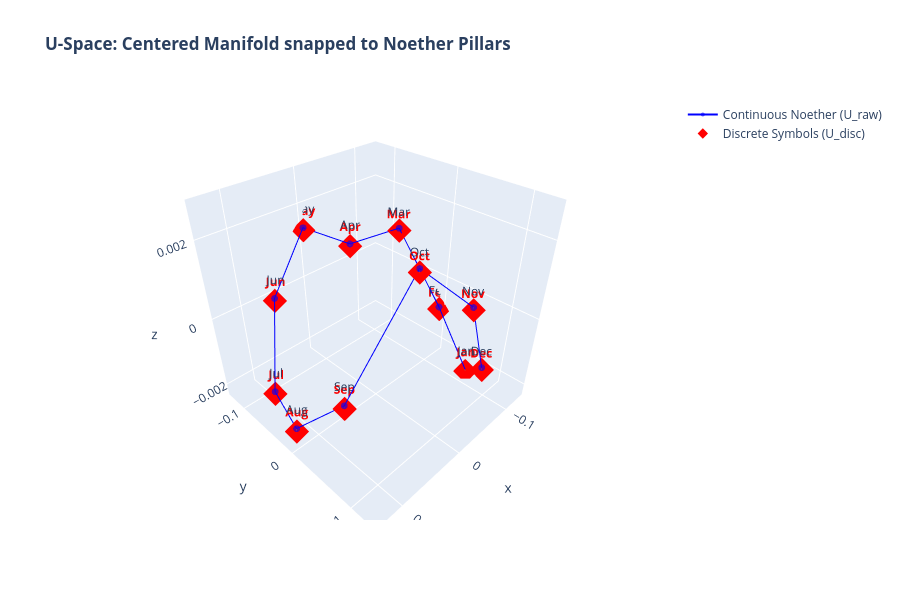
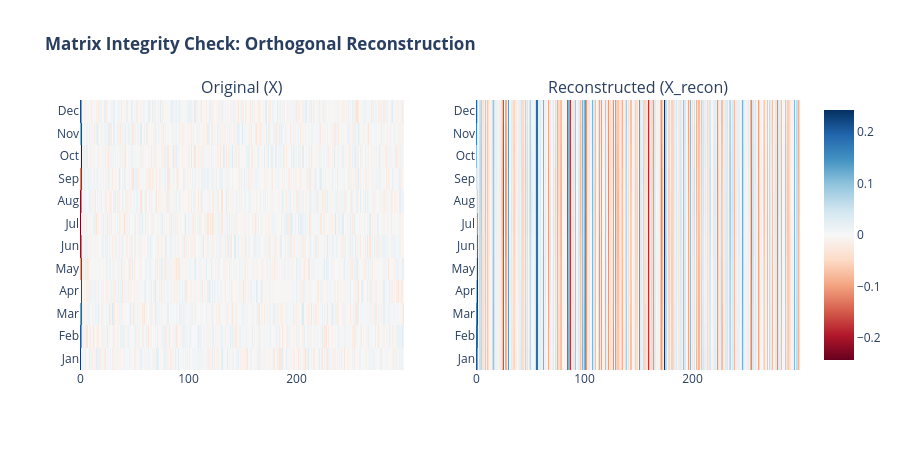

Notebook code cell kept with these figures, in order:
### Code cell
import torch
import torch.nn as nn
import torch.nn.functional as F
import torch.nn.utils.parametrizations as P
import torch.optim as optim
import numpy as np
import pandas as pd
import plotly.graph_objects as go
from plotly.subplots import make_subplots
from sklearn.decomposition import PCA

# ==========================================
# 1. 모델 구성 요소 (VQ, MaxNorm, Two-Tower)
# ==========================================
class VectorQuantizer(nn.Module):
    def __init__(self, num_codes, d_model, commitment_cost=0.25):
        super().__init__()
        self.codebook = nn.Embedding(num_codes, d_model)
        self.codebook.weight.data.uniform_(-1.0 / num_codes, 1.0 / num_codes)
        self.commitment_cost = commitment_cost

    def forward(self, inputs):
        input_flat = inputs.reshape(-1, inputs.size(-1))
        distances = (torch.sum(input_flat**2, dim=1, keepdim=True) 
                     + torch.sum(self.codebook.weight**2, dim=1)
                     - 2 * torch.matmul(input_flat, self.codebook.weight.t()))
        encoding_indices = torch.argmin(distances, dim=1)
        quantized = self.codebook(encoding_indices).reshape(inputs.shape)
        vq_loss = torch.mean((quantized.detach() - inputs)**2) + \
                  self.commitment_cost * torch.mean((quantized - inputs.detach())**2)
        quantized = inputs + (quantized - inputs).detach()
        return quantized, vq_loss

class MaxNormActivation(nn.Module):
    def __init__(self, epsilon=1e-8):
        super().__init__()
        self.epsilon = epsilon
    def forward(self, x: torch.Tensor) -> torch.Tensor:
        energy = x.pow(2)
        max_val = torch.max(energy, dim=1, keepdim=True)[0]
        return x / (torch.sqrt(max_val) + self.epsilon) # 🌟 에너지 스케일 복원

class OrthogonalTwoTowerMINA(nn.Module):
    def __init__(self, d_model=300, n_rank=4, num_codes=300):
        super().__init__()
        self.d_model = d_model
        self.n_rank = n_rank
        # exp1의 핵심: 직교 행렬 W와 V
        self.W_rot = P.orthogonal(nn.Linear(d_model, d_model, bias=False))
        self.V_basis = P.orthogonal(nn.Linear(d_model, n_rank, bias=False))
        self.film_gen = nn.Linear(d_model, d_model * 2)
        self.max_norm = MaxNormActivation()
        self.vq = VectorQuantizer(num_codes, d_model)

    def forward(self, x):
        film = self.film_gen(x)
        gamma, beta = film.chunk(2, dim=-1)
        x_mod = (1 + gamma) * x + beta
        
        # Forward: Rotation W -> Projection V
        x_rot = self.W_rot(x_mod)
        u_raw = F.linear(x_rot, self.V_basis.weight)
        u_discrete = self.max_norm(u_raw)
        
        # VQ (선택사항: 기호적 방향성 확정)
        v_targets = u_discrete.unsqueeze(2) * self.V_basis.weight.unsqueeze(0)
        u_quant, vq_loss = self.vq(v_targets)
        
        # Reverse: Reconstruction (u @ V) @ W^T
        x_rot_recon = u_discrete @ self.V_basis.weight
        x_recon = x_rot_recon @ self.W_rot.weight # Inverse Rotation
        
        return u_raw, u_discrete, x_recon, vq_loss

# ==========================================
# 2. 데이터 영점 조절 및 학습
# ==========================================
manifold_mean = X_real.mean(dim=0, keepdim=True)
X_centered = X_real - manifold_mean

model = OrthogonalTwoTowerMINA(d_model=300, n_rank=4, num_codes=32)
optimizer = optim.Adam(model.parameters(), lr=0.005)

for epoch in range(1001):
    optimizer.zero_grad()
    u_raw, u_disc, x_recon, vq_loss = model(X_centered)
    
    x_shifted = torch.roll(X_centered, shifts=1, dims=0)
    u_shifted, _, _, _ = model(x_shifted)
    
    l_recon = F.mse_loss(x_recon, X_centered)
    l_inv = F.mse_loss(u_disc, u_shifted)
    
    total_loss = (20.0 * l_recon) + (15.0 * l_inv) + vq_loss
    total_loss.backward()
    optimizer.step()
    
    if epoch % 200 == 0:
        print(f"Epoch {epoch:4d} | Recon: {l_recon.item():.6f} | Noether Gap: {l_inv.item():.6f}")

# ==========================================
# 3. 🌟 시각화 파트 (exp1 스타일)
# ==========================================
model.eval()
with torch.no_grad():
    u_raw_final, u_disc_final, x_recon_final, _ = model(X_centered)

# PCA로 3차원 축소
pca = PCA(n_components=3)
u_raw_pca = pca.fit_transform(u_raw_final.numpy())
u_disc_pca = pca.transform(u_disc_final.numpy())

# --- Figure 1: 3D U-Space 시각화 ---
fig1 = go.Figure()
fig1.add_trace(go.Scatter3d(
    x=u_raw_pca[:, 0], y=u_raw_pca[:, 1], z=u_raw_pca[:, 2],
    mode='lines+markers+text', name='Continuous Noether (U_raw)',
    text=months, marker=dict(size=4, color='blue', opacity=0.6),
    line=dict(color='blue', width=2)
))
fig1.add_trace(go.Scatter3d(
    x=u_disc_pca[:, 0], y=u_disc_pca[:, 1], z=u_disc_pca[:, 2],
    mode='markers+text', name='Discrete Symbols (U_disc)',
    text=months, marker=dict(size=8, color='red', symbol='diamond'),
    textfont=dict(color='red', size=12, weight='bold')
))
# 연속값과 이산값 연결
for i in range(12):
    fig1.add_trace(go.Scatter3d(
        x=[u_raw_pca[i, 0], u_disc_pca[i, 0]],
        y=[u_raw_pca[i, 1], u_disc_pca[i, 1]],
        z=[u_raw_pca[i, 2], u_disc_pca[i, 2]],
        mode='lines', showlegend=False, line=dict(color='gray', dash='dot', width=1.5)
    ))
fig1.update_layout(title="<b>U-Space: Centered Manifold snapped to Noether Pillars</b>", width=900, height=600)
fig1.show()

# --- Figure 2: 복원 무결성 히트맵 ---
fig2 = make_subplots(rows=1, cols=2, subplot_titles=("Original (X)", "Reconstructed (X_recon)"))
fig2.add_trace(go.Heatmap(z=X_centered.numpy(), y=months, colorscale='RdBu', zmid=0, showscale=False), row=1, col=1)
fig2.add_trace(go.Heatmap(z=x_recon_final.numpy(), y=months, colorscale='RdBu', zmid=0), row=1, col=2)
fig2.update_layout(title="<b>Matrix Integrity Check: Orthogonal Reconstruction</b>", width=900, height=450)
fig2.show()

### Figure 1 — Plotly figure (JSON) as saved in the notebook; plotly's stock layout.template omitted (floating-point values rounded to 4 significant figures)
{"data": [{"line": {"color": "blue", "width": 2}, "marker": {"color": "blue", "opacity": 0.6, "size": 4}, "mode": "lines+markers+text", "name": "Continuous Noether (U_raw)", "text": ["Jan", "Feb", "Mar", "Apr", "May", "Jun", "Jul", "Aug", "Sep", "Oct", "Nov", "Dec"], "type": "scatter3d", "x": [-0.1143, -0.1301, -0.1111, -0.06317, 0.0004226, 0.06668, 0.1145, 0.1321, 0.1122, 0.06343, -0.002402, -0.06827], "y": [0.06054, -0.00339, -0.06482, -0.1101, -0.1268, -0.1096, -0.06186, 0.002249, 0.06416, 0.1119, 0.1277, 0.1101], "z": [-0.002147, -0.0009067, 0.001107, 0.0006715, 0.001429, 0.0001473, -0.00162, -0.001645, -0.0003419, 0.002725, 0.001515, -0.0009349]}, {"marker": {"color": "red", "size": 8, "symbol": "diamond"}, "mode": "markers+text", "name": "Discrete Symbols (U_disc)", "text": ["Jan", "Feb", "Mar", "Apr", "May", "Jun", "Jul", "Aug", "Sep", "Oct", "Nov", "Dec"], "textfont": {"color": "red", "size": 12, "weight": "bold"}, "type": "scatter3d", "x": [-0.1145, -0.1304, -0.1114, -0.06331, 0.0004185, 0.06682, 0.1148, 0.1325, 0.1124, 0.06357, -0.002411, -0.06841], "y": [0.06065, -0.003403, -0.06497, -0.1103, -0.1271, -0.1099, -0.062, 0.002246, 0.06431, 0.1121, 0.1279, 0.1103], "z": [-0.002205, -0.0009691, 0.001042, 0.0006077, 0.001365, 8.111e-05, -0.001688, -0.001729, -0.0004186, 0.002658, 0.001459, -0.001]}, {"line": {"color": "gray", "dash": "dot", "width": 1.5}, "mode": "lines", "showlegend": false, "type": "scatter3d", "x": [-0.1143, -0.1145], "y": [0.06054, 0.06065], "z": [-0.002147, -0.002205]}, {"line": {"color": "gray", "dash": "dot", "width": 1.5}, "mode": "lines", "showlegend": false, "type": "scatter3d", "x": [-0.1301, -0.1304], "y": [-0.00339, -0.003403], "z": [-0.0009067, -0.0009691]}, {"line": {"color": "gray", "dash": "dot", "width": 1.5}, "mode": "lines", "showlegend": false, "type": "scatter3d", "x": [-0.1111, -0.1114], "y": [-0.06482, -0.06497], "z": [0.001107, 0.001042]}, {"line": {"color": "gray", "dash": "dot", "width": 1.5}, "mode": "lines", "showlegend": false, "type": "scatter3d", "x": [-0.06317, -0.06331], "y": [-0.1101, -0.1103], "z": [0.0006715, 0.0006077]}, {"line": {"color": "gray", "dash": "dot", "width": 1.5}, "mode": "lines", "showlegend": false, "type": "scatter3d", "x": [0.0004226, 0.0004185], "y": [-0.1268, -0.1271], "z": [0.001429, 0.001365]}, {"line": {"color": "gray", "dash": "dot", "width": 1.5}, "mode": "lines", "showlegend": false, "type": "scatter3d", "x": [0.06668, 0.06682], "y": [-0.1096, -0.1099], "z": [0.0001473, 8.111e-05]}, {"line": {"color": "gray", "dash": "dot", "width": 1.5}, "mode": "lines", "showlegend": false, "type": "scatter3d", "x": [0.1145, 0.1148], "y": [-0.06186, -0.062], "z": [-0.00162, -0.001688]}, {"line": {"color": "gray", "dash": "dot", "width": 1.5}, "mode": "lines", "showlegend": false, "type": "scatter3d", "x": [0.1321, 0.1325], "y": [0.002249, 0.002246], "z": [-0.001645, -0.001729]}, {"line": {"color": "gray", "dash": "dot", "width": 1.5}, "mode": "lines", "showlegend": false, "type": "scatter3d", "x": [0.1122, 0.1124], "y": [0.06416, 0.06431], "z": [-0.0003419, -0.0004186]}, {"line": {"color": "gray", "dash": "dot", "width": 1.5}, "mode": "lines", "showlegend": false, "type": "scatter3d", "x": [0.06343, 0.06357], "y": [0.1119, 0.1121], "z": [0.002725, 0.002658]}, {"line": {"color": "gray", "dash": "dot", "width": 1.5}, "mode": "lines", "showlegend": false, "type": "scatter3d", "x": [-0.002402, -0.002411], "y": [0.1277, 0.1279], "z": [0.001515, 0.001459]}, {"line": {"color": "gray", "dash": "dot", "width": 1.5}, "mode": "lines", "showlegend": false, "type": "scatter3d", "x": [-0.06827, -0.06841], "y": [0.1101, 0.1103], "z": [-0.0009349, -0.001]}], "layout": {"height": 600, "title": {"text": "<b>U-Space: Centered Manifold snapped to Noether Pillars</b>"}, "width": 900}}

### Figure 2 — Plotly figure (JSON) as saved in the notebook; plotly's stock layout.template omitted (floating-point values rounded to 4 significant figures; data arrays with more than 128 entries replaced by an {"elided": "..."} marker saying what was removed)
{"data": [{"colorscale": [[0, "rgb(103,0,31)"], [0.1, "rgb(178,24,43)"], [0.2, "rgb(214,96,77)"], [0.3, "rgb(244,165,130)"], [0.4, "rgb(253,219,199)"], [0.5, "rgb(247,247,247)"], [0.6, "rgb(209,229,240)"], [0.7, "rgb(146,197,222)"], [0.8, "rgb(67,147,195)"], [0.9, "rgb(33,102,172)"], [1, "rgb(5,48,97)"]], "showscale": false, "type": "heatmap", "xaxis": "x", "y": ["Jan", "Feb", "Mar", "Apr", "May", "Jun", "Jul", "Aug", "Sep", "Oct", "Nov", "Dec"], "yaxis": "y", "z": {"elided": "12x300 float values"}, "zmid": 0}, {"colorscale": [[0, "rgb(103,0,31)"], [0.1, "rgb(178,24,43)"], [0.2, "rgb(214,96,77)"], [0.3, "rgb(244,165,130)"], [0.4, "rgb(253,219,199)"], [0.5, "rgb(247,247,247)"], [0.6, "rgb(209,229,240)"], [0.7, "rgb(146,197,222)"], [0.8, "rgb(67,147,195)"], [0.9, "rgb(33,102,172)"], [1, "rgb(5,48,97)"]], "type": "heatmap", "xaxis": "x2", "y": ["Jan", "Feb", "Mar", "Apr", "May", "Jun", "Jul", "Aug", "Sep", "Oct", "Nov", "Dec"], "yaxis": "y2", "z": {"elided": "12x300 float values"}, "zmid": 0}], "layout": {"annotations": [{"font": {"size": 16}, "showarrow": false, "text": "Original (X)", "x": 0.225, "xanchor": "center", "xref": "paper", "y": 1, "yanchor": "bottom", "yref": "paper"}, {"font": {"size": 16}, "showarrow": false, "text": "Reconstructed (X_recon)", "x": 0.775, "xanchor": "center", "xref": "paper", "y": 1, "yanchor": "bottom", "yref": "paper"}], "height": 450, "title": {"text": "<b>Matrix Integrity Check: Orthogonal Reconstruction</b>"}, "width": 900, "xaxis": {"anchor": "y", "domain": [0, 0.45]}, "xaxis2": {"anchor": "y2", "domain": [0.55, 1]}, "yaxis": {"anchor": "x", "domain": [0, 1]}, "yaxis2": {"anchor": "x2", "domain": [0, 1]}}}
